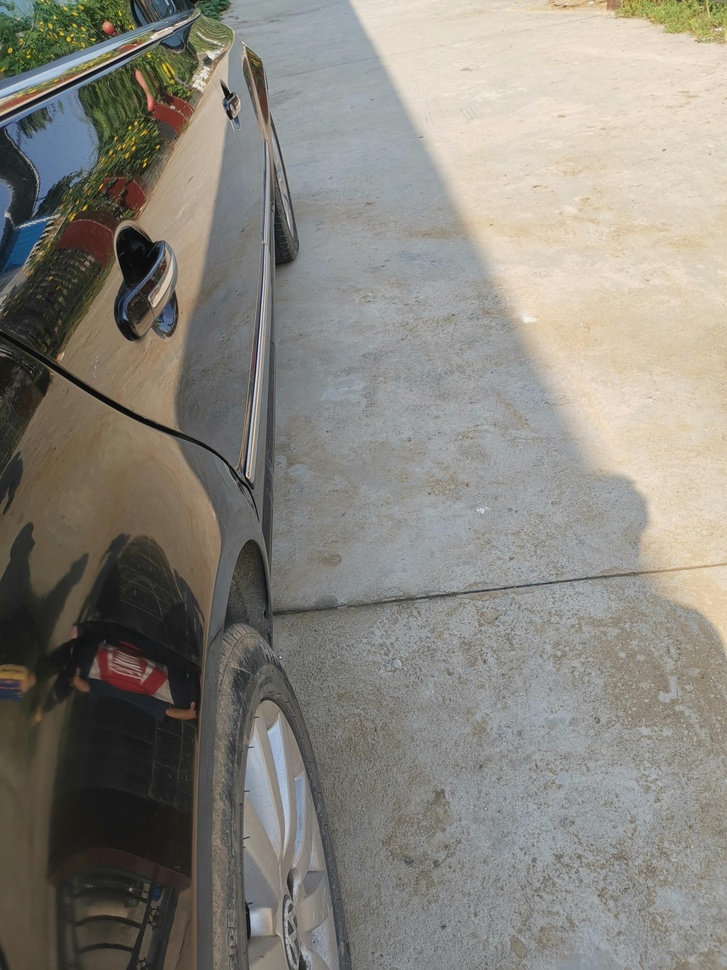
#> input picture library/opencv_test/test1.jpg, 727 x 970 px, shrunk from 3000 x 4000 before the run
$ python test_absdiff.py
#> lines starting #> are read from the running program, lines starting #| are printed output that depends on the picture
import numpy as np
import cv2

img1 = cv2.imread('./test1.jpg')
#> img1 is the input picture: shape (970, 727, 3); mean B, G, R 125.5, 133.2, 136.4
img2 = cv2.imread('./test2.jpg')
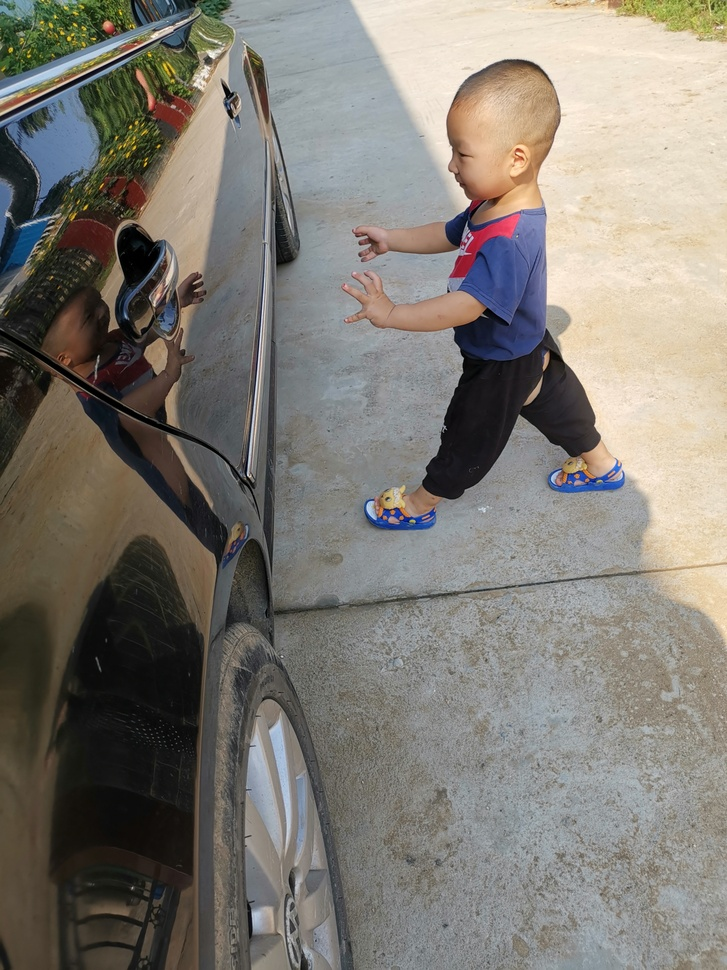
#> input picture library/opencv_test/test2.jpg, 727 x 970 px, shrunk from 3000 x 4000 before the run
#> img2 is the input picture: shape (970, 727, 3); mean B, G, R 116.5, 123.9, 128.1

img = cv2.absdiff(img1,img2)
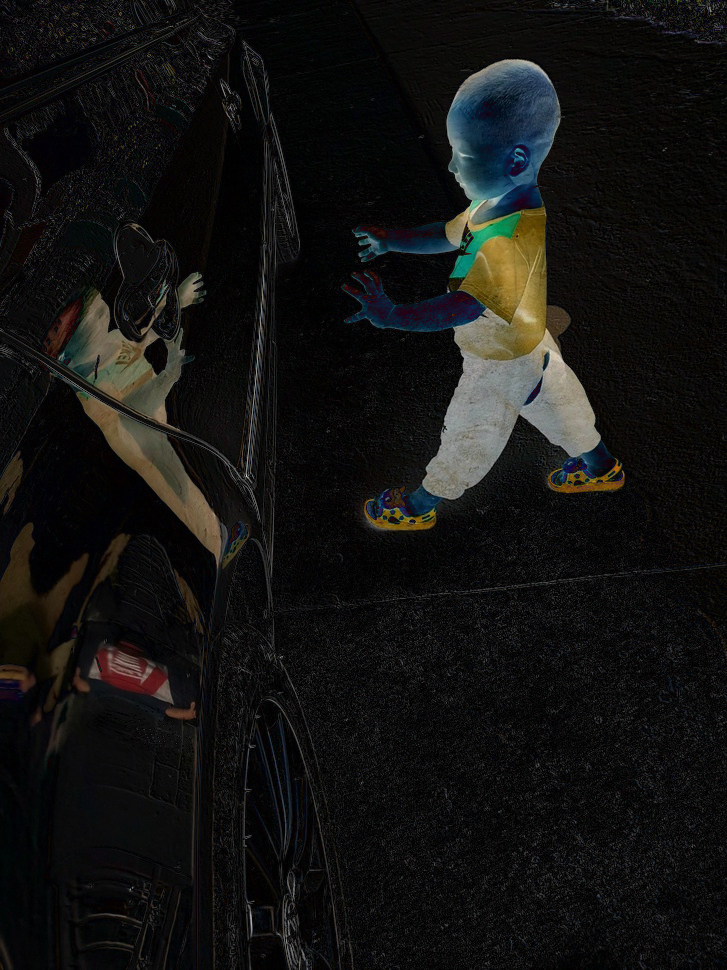
#> img: shape (970, 727, 3); mean B, G, R 17.7, 19.1, 19.3


cv2.imshow("img1",img1)
cv2.imshow("img2",img2)
cv2.imshow("img原图",img)

cv2.waitKey(0)
cv2.destroyAllWindows()
